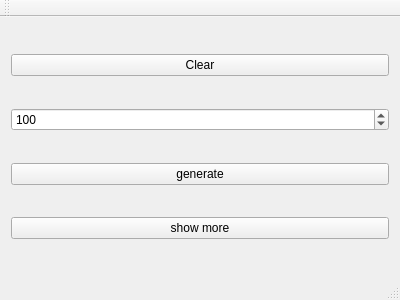
<?xml version="1.0" encoding="UTF-8"?>
<ui version="4.0">
 <class>MainWindow</class>
 <widget class="QMainWindow" name="MainWindow">
  <property name="geometry">
   <rect>
    <x>0</x>
    <y>0</y>
    <width>400</width>
    <height>300</height>
   </rect>
  </property>
  <property name="windowTitle">
   <string>MainWindow</string>
  </property>
  <widget class="QWidget" name="centralWidget">
   <layout class="QHBoxLayout" name="horizontalLayout">
    <item>
     <layout class="QVBoxLayout" name="verticalLayout">
      <item>
       <widget class="QPushButton" name="clearButton">
        <property name="text">
         <string>Clear</string>
        </property>
       </widget>
      </item>
      <item>
       <widget class="QSpinBox" name="spinBox">
        <property name="minimum">
         <number>3</number>
        </property>
        <property name="maximum">
         <number>9000000</number>
        </property>
        <property name="value">
         <number>100</number>
        </property>
       </widget>
      </item>
      <item>
       <widget class="QPushButton" name="generateButton">
        <property name="text">
         <string>generate</string>
        </property>
       </widget>
      </item>
      <item>
       <widget class="QPushButton" name="showMoreButton">
        <property name="text">
         <string>show more</string>
        </property>
       </widget>
      </item>
     </layout>
    </item>
   </layout>
  </widget>
  <widget class="QMenuBar" name="menuBar">
   <property name="geometry">
    <rect>
     <x>0</x>
     <y>0</y>
     <width>400</width>
     <height>21</height>
    </rect>
   </property>
  </widget>
  <widget class="QToolBar" name="mainToolBar">
   <attribute name="toolBarArea">
    <enum>TopToolBarArea</enum>
   </attribute>
   <attribute name="toolBarBreak">
    <bool>false</bool>
   </attribute>
  </widget>
  <widget class="QStatusBar" name="statusBar"/>
 </widget>
 <layoutdefault spacing="6" margin="11"/>
 <resources/>
 <connections/>
</ui>
